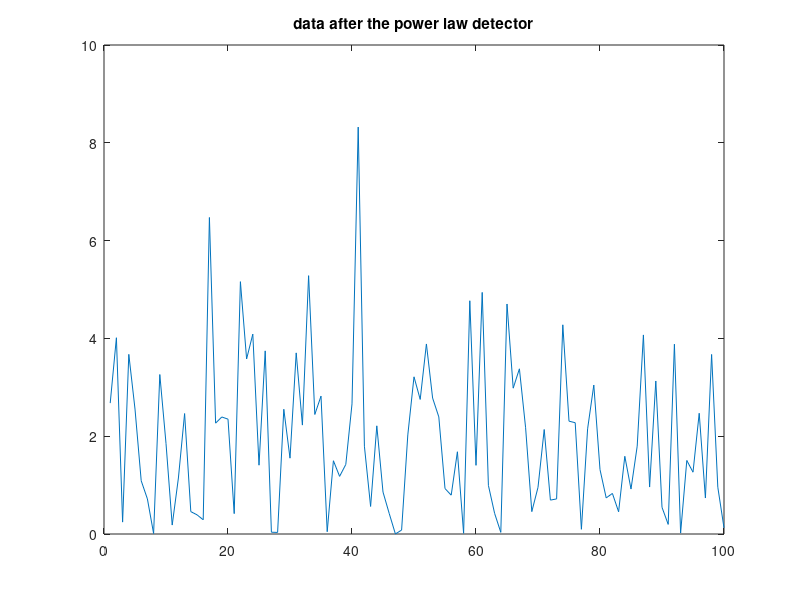

This chart was generated by the following MATLAB code:
% Apply the CA-CFAR algorithm to simulated data in MATLAB
% Author: Khothatso Motake
% Date 11/10/2022

clear all;
close all;

% Simulate data of Data_Length 100000,m
Data_Length = 100000;  
% Complex data (I and Q values).
y_complex = randn(1,Data_Length) + 1i*randn(1,Data_Length);

% Perform CA-CFAR processing after the power law detector.
DataAfterPowerLawDetector = abs(y_complex).^2; 
figure;plot(DataAfterPowerLawDetector(1:100));title("data after the power law detector");

% To implement CA-CFAR, need to define the following parameters:
PFA = 10^-3;

N = 32;% Window Size
RefWin = N*2; %Number of Reference Cells
guard_cells = 2; %Guard cells - 3/4

% First work out the average of reference cells

Reference_cells = zeros(N,Data_Length);

for i = 1:N
    I = randn(1,Data_Length);
    Q = randn(1,Data_Length);
    Reference_cells(i,:) = (I + 1j*Q)/sqrt(2);
end

%T_CFAR = zeros(Data_Length,1);
%T_CFAR = CA_CFAR_Function(PFA, N, guard_cells, DataAfterPowerLawDetector);
%for i = 1:Data_Length
 %   CUT = i;
	%if(CUT <N+guard_cells+1 || CUT > Data_Length - (N+guard_cells+1))
	%	T_CFAR(CUT) = 1;
	%	continue;
	%end
    %RefCells_lagging = DataAfterPowerLawDetector(CUT-N-guard_cells:CUT-1-guard_cells);
	%RefCells_leading = DataAfterPowerLawDetector(CUT+1+guard_cells:CUT+N+guard_cells);
	
	%Sum_Reference_cells = sum(RefCells_lagging)+sum(RefCells_leading);
	%g = Sum_Reference_cells./RefWin;
    %disp("average of reference cells(g) = ");
    %disp(g); 

	%alpha = RefWin*(PFA^(-1/(RefWin))-1);
    %disp("scaling factor alpha = ");
    %disp(alpha);

	%T_CFAR(CUT) = g*alpha;
    %disp("Threshold T= ");
   % disp(T_CFAR(CUT));
%end

Reference_cells_AD = abs(Reference_cells).^2;

%Reference_cells_lagging = DataAfterPowerLawDetector(34:49); % Dr. YAG
%Reference_cells_leading = DataAfterPowerLawDetector(51:66);

%Sum_Reference_cells = sum(Reference_cells_lagging)+sum(Reference_cells_leading);
Sum_Reference_cells = sum(Reference_cells_AD,1);

g = Sum_Reference_cells./N;
disp("average of reference cells(g) = ");
disp(g);

% scaling factor alpha,
alpha = N*(PFA^(-1/(N))-1);
disp("scaling factor alpha = ");
disp(alpha);

% Threshold
T = g*alpha;
disp("Threshold T= ");
disp(T);

I_test = randn(Data_Length,1);
Q_test = randn(Data_Length,1);
Test_Signal = (I_test + 1j*Q_test)/sqrt(2);
Test_AD = abs(Test_Signal).^2;

False_Alarms = sum((Test_AD.'-T)>0);
disp("False_Alarms = ")
disp(False_Alarms)

Simulated_Pfa = False_Alarms/Data_Length;
disp("Simulated_Pfa = ")
disp(Simulated_Pfa)

Pfa_Error = 100*(Simulated_Pfa-PFA)/PFA;
disp("Pfa error = ");
disp(Pfa_Error);

